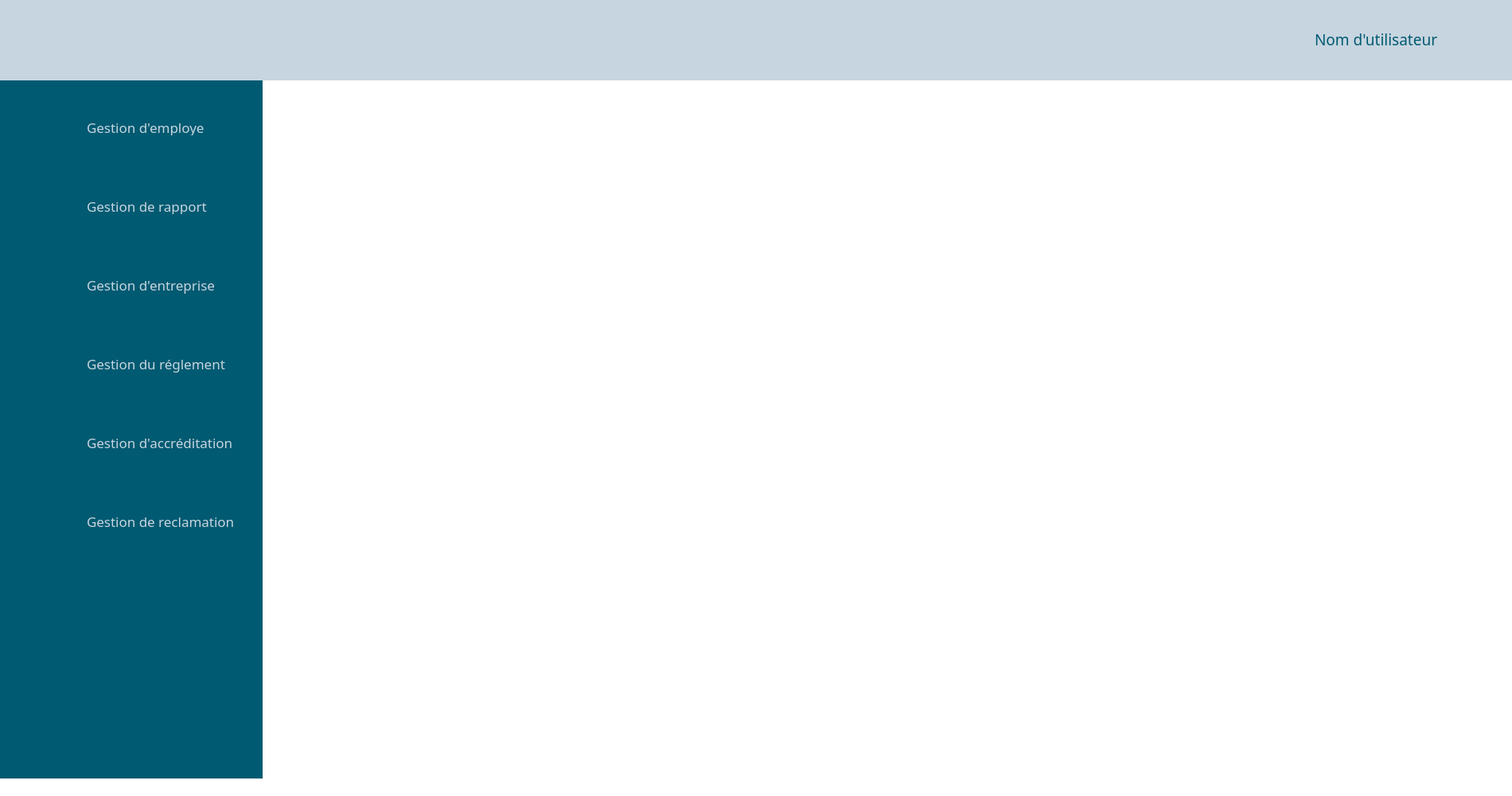
<?xml version="1.0" encoding="UTF-8"?>
<ui version="4.0">
 <class>Gestion_Rapport</class>
 <widget class="QMainWindow" name="Gestion_Rapport">
  <property name="geometry">
   <rect>
    <x>0</x>
    <y>0</y>
    <width>1900</width>
    <height>1000</height>
   </rect>
  </property>
  <property name="font">
   <font>
    <family>Arial Rounded MT Bold</family>
   </font>
  </property>
  <property name="windowTitle">
   <string>Gestion_Rapport</string>
  </property>
  <property name="styleSheet">
   <string notr="true">background-color: rgb(255, 255, 255);</string>
  </property>
  <widget class="QWidget" name="centralwidget">
   <widget class="QWidget" name="widget" native="true">
    <property name="geometry">
     <rect>
      <x>-11</x>
      <y>0</y>
      <width>341</width>
      <height>1021</height>
     </rect>
    </property>
    <property name="styleSheet">
     <string notr="true">background-color: rgb(0, 90, 113);</string>
    </property>
    <widget class="QLabel" name="label_4">
     <property name="geometry">
      <rect>
       <x>25</x>
       <y>530</y>
       <width>61</width>
       <height>51</height>
      </rect>
     </property>
     <property name="toolTipDuration">
      <number>-1</number>
     </property>
     <property name="text">
      <string/>
     </property>
     <property name="pixmap">
      <pixmap resource="images.qrc">:/new/prefix1/icon accreditation.png</pixmap>
     </property>
     <property name="scaledContents">
      <bool>true</bool>
     </property>
    </widget>
    <widget class="QLabel" name="label_6">
     <property name="geometry">
      <rect>
       <x>30</x>
       <y>438</y>
       <width>51</width>
       <height>41</height>
      </rect>
     </property>
     <property name="text">
      <string/>
     </property>
     <property name="pixmap">
      <pixmap resource="images.qrc">:/new/prefix1/icon reglement.png</pixmap>
     </property>
     <property name="scaledContents">
      <bool>true</bool>
     </property>
    </widget>
    <widget class="QLabel" name="label_2">
     <property name="geometry">
      <rect>
       <x>30</x>
       <y>338</y>
       <width>47</width>
       <height>41</height>
      </rect>
     </property>
     <property name="text">
      <string/>
     </property>
     <property name="pixmap">
      <pixmap resource="images.qrc">:/new/prefix1/icon entreprise.png</pixmap>
     </property>
     <property name="scaledContents">
      <bool>true</bool>
     </property>
    </widget>
    <widget class="QLabel" name="label_8">
     <property name="geometry">
      <rect>
       <x>30</x>
       <y>240</y>
       <width>47</width>
       <height>41</height>
      </rect>
     </property>
     <property name="text">
      <string/>
     </property>
     <property name="pixmap">
      <pixmap resource="images.qrc">:/new/prefix1/icon rapport.png</pixmap>
     </property>
     <property name="scaledContents">
      <bool>true</bool>
     </property>
    </widget>
    <widget class="QLabel" name="label_10">
     <property name="geometry">
      <rect>
       <x>35</x>
       <y>140</y>
       <width>47</width>
       <height>41</height>
      </rect>
     </property>
     <property name="text">
      <string/>
     </property>
     <property name="pixmap">
      <pixmap resource="images.qrc">:/new/prefix1/icon emolyee.png</pixmap>
     </property>
     <property name="scaledContents">
      <bool>true</bool>
     </property>
    </widget>
    <widget class="QLabel" name="label_5">
     <property name="geometry">
      <rect>
       <x>33</x>
       <y>636</y>
       <width>41</width>
       <height>41</height>
      </rect>
     </property>
     <property name="text">
      <string/>
     </property>
     <property name="pixmap">
      <pixmap resource="images.qrc">:/new/prefix1/icon reclamation.png</pixmap>
     </property>
     <property name="scaledContents">
      <bool>true</bool>
     </property>
    </widget>
    <widget class="QLabel" name="label_9">
     <property name="geometry">
      <rect>
       <x>120</x>
       <y>150</y>
       <width>153</width>
       <height>20</height>
      </rect>
     </property>
     <property name="palette">
      <palette>
       <active>
        <colorrole role="WindowText">
         <brush brushstyle="SolidPattern">
          <color alpha="255">
           <red>199</red>
           <green>213</green>
           <blue>224</blue>
          </color>
         </brush>
        </colorrole>
        <colorrole role="Button">
         <brush brushstyle="SolidPattern">
          <color alpha="255">
           <red>0</red>
           <green>90</green>
           <blue>113</blue>
          </color>
         </brush>
        </colorrole>
        <colorrole role="Text">
         <brush brushstyle="SolidPattern">
          <color alpha="255">
           <red>199</red>
           <green>213</green>
           <blue>224</blue>
          </color>
         </brush>
        </colorrole>
        <colorrole role="ButtonText">
         <brush brushstyle="SolidPattern">
          <color alpha="255">
           <red>199</red>
           <green>213</green>
           <blue>224</blue>
          </color>
         </brush>
        </colorrole>
        <colorrole role="Base">
         <brush brushstyle="SolidPattern">
          <color alpha="255">
           <red>0</red>
           <green>90</green>
           <blue>113</blue>
          </color>
         </brush>
        </colorrole>
        <colorrole role="Window">
         <brush brushstyle="SolidPattern">
          <color alpha="255">
           <red>0</red>
           <green>90</green>
           <blue>113</blue>
          </color>
         </brush>
        </colorrole>
        <colorrole role="PlaceholderText">
         <brush brushstyle="NoBrush">
          <color alpha="128">
           <red>199</red>
           <green>213</green>
           <blue>224</blue>
          </color>
         </brush>
        </colorrole>
       </active>
       <inactive>
        <colorrole role="WindowText">
         <brush brushstyle="SolidPattern">
          <color alpha="255">
           <red>199</red>
           <green>213</green>
           <blue>224</blue>
          </color>
         </brush>
        </colorrole>
        <colorrole role="Button">
         <brush brushstyle="SolidPattern">
          <color alpha="255">
           <red>0</red>
           <green>90</green>
           <blue>113</blue>
          </color>
         </brush>
        </colorrole>
        <colorrole role="Text">
         <brush brushstyle="SolidPattern">
          <color alpha="255">
           <red>199</red>
           <green>213</green>
           <blue>224</blue>
          </color>
         </brush>
        </colorrole>
        <colorrole role="ButtonText">
         <brush brushstyle="SolidPattern">
          <color alpha="255">
           <red>199</red>
           <green>213</green>
           <blue>224</blue>
          </color>
         </brush>
        </colorrole>
        <colorrole role="Base">
         <brush brushstyle="SolidPattern">
          <color alpha="255">
           <red>0</red>
           <green>90</green>
           <blue>113</blue>
          </color>
         </brush>
        </colorrole>
        <colorrole role="Window">
         <brush brushstyle="SolidPattern">
          <color alpha="255">
           <red>0</red>
           <green>90</green>
           <blue>113</blue>
          </color>
         </brush>
        </colorrole>
        <colorrole role="PlaceholderText">
         <brush brushstyle="NoBrush">
          <color alpha="128">
           <red>199</red>
           <green>213</green>
           <blue>224</blue>
          </color>
         </brush>
        </colorrole>
       </inactive>
       <disabled>
        <colorrole role="WindowText">
         <brush brushstyle="SolidPattern">
          <color alpha="255">
           <red>199</red>
           <green>213</green>
           <blue>224</blue>
          </color>
         </brush>
        </colorrole>
        <colorrole role="Button">
         <brush brushstyle="SolidPattern">
          <color alpha="255">
           <red>0</red>
           <green>90</green>
           <blue>113</blue>
          </color>
         </brush>
        </colorrole>
        <colorrole role="Text">
         <brush brushstyle="SolidPattern">
          <color alpha="255">
           <red>199</red>
           <green>213</green>
           <blue>224</blue>
          </color>
         </brush>
        </colorrole>
        <colorrole role="ButtonText">
         <brush brushstyle="SolidPattern">
          <color alpha="255">
           <red>199</red>
           <green>213</green>
           <blue>224</blue>
          </color>
         </brush>
        </colorrole>
        <colorrole role="Base">
         <brush brushstyle="SolidPattern">
          <color alpha="255">
           <red>0</red>
           <green>90</green>
           <blue>113</blue>
          </color>
         </brush>
        </colorrole>
        <colorrole role="Window">
         <brush brushstyle="SolidPattern">
          <color alpha="255">
           <red>0</red>
           <green>90</green>
           <blue>113</blue>
          </color>
         </brush>
        </colorrole>
        <colorrole role="PlaceholderText">
         <brush brushstyle="NoBrush">
          <color alpha="128">
           <red>199</red>
           <green>213</green>
           <blue>224</blue>
          </color>
         </brush>
        </colorrole>
       </disabled>
      </palette>
     </property>
     <property name="font">
      <font>
       <family>Arial Rounded MT Bold</family>
       <pointsize>13</pointsize>
      </font>
     </property>
     <property name="styleSheet">
      <string notr="true">color: rgb(199, 213, 224);</string>
     </property>
     <property name="text">
      <string>Gestion d'employe</string>
     </property>
    </widget>
    <widget class="QLabel" name="label_11">
     <property name="geometry">
      <rect>
       <x>120</x>
       <y>248</y>
       <width>181</width>
       <height>21</height>
      </rect>
     </property>
     <property name="palette">
      <palette>
       <active>
        <colorrole role="WindowText">
         <brush brushstyle="SolidPattern">
          <color alpha="255">
           <red>199</red>
           <green>213</green>
           <blue>224</blue>
          </color>
         </brush>
        </colorrole>
        <colorrole role="Button">
         <brush brushstyle="SolidPattern">
          <color alpha="255">
           <red>0</red>
           <green>90</green>
           <blue>113</blue>
          </color>
         </brush>
        </colorrole>
        <colorrole role="Text">
         <brush brushstyle="SolidPattern">
          <color alpha="255">
           <red>199</red>
           <green>213</green>
           <blue>224</blue>
          </color>
         </brush>
        </colorrole>
        <colorrole role="ButtonText">
         <brush brushstyle="SolidPattern">
          <color alpha="255">
           <red>199</red>
           <green>213</green>
           <blue>224</blue>
          </color>
         </brush>
        </colorrole>
        <colorrole role="Base">
         <brush brushstyle="SolidPattern">
          <color alpha="255">
           <red>0</red>
           <green>90</green>
           <blue>113</blue>
          </color>
         </brush>
        </colorrole>
        <colorrole role="Window">
         <brush brushstyle="SolidPattern">
          <color alpha="255">
           <red>0</red>
           <green>90</green>
           <blue>113</blue>
          </color>
         </brush>
        </colorrole>
        <colorrole role="PlaceholderText">
         <brush brushstyle="NoBrush">
          <color alpha="128">
           <red>199</red>
           <green>213</green>
           <blue>224</blue>
          </color>
         </brush>
        </colorrole>
       </active>
       <inactive>
        <colorrole role="WindowText">
         <brush brushstyle="SolidPattern">
          <color alpha="255">
           <red>199</red>
           <green>213</green>
           <blue>224</blue>
          </color>
         </brush>
        </colorrole>
        <colorrole role="Button">
         <brush brushstyle="SolidPattern">
          <color alpha="255">
           <red>0</red>
           <green>90</green>
           <blue>113</blue>
          </color>
         </brush>
        </colorrole>
        <colorrole role="Text">
         <brush brushstyle="SolidPattern">
          <color alpha="255">
           <red>199</red>
           <green>213</green>
           <blue>224</blue>
          </color>
         </brush>
        </colorrole>
        <colorrole role="ButtonText">
         <brush brushstyle="SolidPattern">
          <color alpha="255">
           <red>199</red>
           <green>213</green>
           <blue>224</blue>
          </color>
         </brush>
        </colorrole>
        <colorrole role="Base">
         <brush brushstyle="SolidPattern">
          <color alpha="255">
           <red>0</red>
           <green>90</green>
           <blue>113</blue>
          </color>
         </brush>
        </colorrole>
        <colorrole role="Window">
         <brush brushstyle="SolidPattern">
          <color alpha="255">
           <red>0</red>
           <green>90</green>
           <blue>113</blue>
          </color>
         </brush>
        </colorrole>
        <colorrole role="PlaceholderText">
         <brush brushstyle="NoBrush">
          <color alpha="128">
           <red>199</red>
           <green>213</green>
           <blue>224</blue>
          </color>
         </brush>
        </colorrole>
       </inactive>
       <disabled>
        <colorrole role="WindowText">
         <brush brushstyle="SolidPattern">
          <color alpha="255">
           <red>199</red>
           <green>213</green>
           <blue>224</blue>
          </color>
         </brush>
        </colorrole>
        <colorrole role="Button">
         <brush brushstyle="SolidPattern">
          <color alpha="255">
           <red>0</red>
           <green>90</green>
           <blue>113</blue>
          </color>
         </brush>
        </colorrole>
        <colorrole role="Text">
         <brush brushstyle="SolidPattern">
          <color alpha="255">
           <red>199</red>
           <green>213</green>
           <blue>224</blue>
          </color>
         </brush>
        </colorrole>
        <colorrole role="ButtonText">
         <brush brushstyle="SolidPattern">
          <color alpha="255">
           <red>199</red>
           <green>213</green>
           <blue>224</blue>
          </color>
         </brush>
        </colorrole>
        <colorrole role="Base">
         <brush brushstyle="SolidPattern">
          <color alpha="255">
           <red>0</red>
           <green>90</green>
           <blue>113</blue>
          </color>
         </brush>
        </colorrole>
        <colorrole role="Window">
         <brush brushstyle="SolidPattern">
          <color alpha="255">
           <red>0</red>
           <green>90</green>
           <blue>113</blue>
          </color>
         </brush>
        </colorrole>
        <colorrole role="PlaceholderText">
         <brush brushstyle="NoBrush">
          <color alpha="128">
           <red>199</red>
           <green>213</green>
           <blue>224</blue>
          </color>
         </brush>
        </colorrole>
       </disabled>
      </palette>
     </property>
     <property name="font">
      <font>
       <family>Arial Rounded MT Bold</family>
       <pointsize>13</pointsize>
      </font>
     </property>
     <property name="styleSheet">
      <string notr="true">color: rgb(199, 213, 224);</string>
     </property>
     <property name="text">
      <string>Gestion de rapport</string>
     </property>
    </widget>
    <widget class="QLabel" name="label_12">
     <property name="geometry">
      <rect>
       <x>120</x>
       <y>337</y>
       <width>201</width>
       <height>41</height>
      </rect>
     </property>
     <property name="palette">
      <palette>
       <active>
        <colorrole role="WindowText">
         <brush brushstyle="SolidPattern">
          <color alpha="255">
           <red>199</red>
           <green>213</green>
           <blue>224</blue>
          </color>
         </brush>
        </colorrole>
        <colorrole role="Button">
         <brush brushstyle="SolidPattern">
          <color alpha="255">
           <red>0</red>
           <green>90</green>
           <blue>113</blue>
          </color>
         </brush>
        </colorrole>
        <colorrole role="Text">
         <brush brushstyle="SolidPattern">
          <color alpha="255">
           <red>199</red>
           <green>213</green>
           <blue>224</blue>
          </color>
         </brush>
        </colorrole>
        <colorrole role="ButtonText">
         <brush brushstyle="SolidPattern">
          <color alpha="255">
           <red>199</red>
           <green>213</green>
           <blue>224</blue>
          </color>
         </brush>
        </colorrole>
        <colorrole role="Base">
         <brush brushstyle="SolidPattern">
          <color alpha="255">
           <red>0</red>
           <green>90</green>
           <blue>113</blue>
          </color>
         </brush>
        </colorrole>
        <colorrole role="Window">
         <brush brushstyle="SolidPattern">
          <color alpha="255">
           <red>0</red>
           <green>90</green>
           <blue>113</blue>
          </color>
         </brush>
        </colorrole>
        <colorrole role="PlaceholderText">
         <brush brushstyle="NoBrush">
          <color alpha="128">
           <red>199</red>
           <green>213</green>
           <blue>224</blue>
          </color>
         </brush>
        </colorrole>
       </active>
       <inactive>
        <colorrole role="WindowText">
         <brush brushstyle="SolidPattern">
          <color alpha="255">
           <red>199</red>
           <green>213</green>
           <blue>224</blue>
          </color>
         </brush>
        </colorrole>
        <colorrole role="Button">
         <brush brushstyle="SolidPattern">
          <color alpha="255">
           <red>0</red>
           <green>90</green>
           <blue>113</blue>
          </color>
         </brush>
        </colorrole>
        <colorrole role="Text">
         <brush brushstyle="SolidPattern">
          <color alpha="255">
           <red>199</red>
           <green>213</green>
           <blue>224</blue>
          </color>
         </brush>
        </colorrole>
        <colorrole role="ButtonText">
         <brush brushstyle="SolidPattern">
          <color alpha="255">
           <red>199</red>
           <green>213</green>
           <blue>224</blue>
          </color>
         </brush>
        </colorrole>
        <colorrole role="Base">
         <brush brushstyle="SolidPattern">
          <color alpha="255">
           <red>0</red>
           <green>90</green>
           <blue>113</blue>
          </color>
         </brush>
        </colorrole>
        <colorrole role="Window">
         <brush brushstyle="SolidPattern">
          <color alpha="255">
           <red>0</red>
           <green>90</green>
           <blue>113</blue>
          </color>
         </brush>
        </colorrole>
        <colorrole role="PlaceholderText">
         <brush brushstyle="NoBrush">
          <color alpha="128">
           <red>199</red>
           <green>213</green>
           <blue>224</blue>
          </color>
         </brush>
        </colorrole>
       </inactive>
       <disabled>
        <colorrole role="WindowText">
         <brush brushstyle="SolidPattern">
          <color alpha="255">
           <red>199</red>
           <green>213</green>
           <blue>224</blue>
          </color>
         </brush>
        </colorrole>
        <colorrole role="Button">
         <brush brushstyle="SolidPattern">
          <color alpha="255">
           <red>0</red>
           <green>90</green>
           <blue>113</blue>
          </color>
         </brush>
        </colorrole>
        <colorrole role="Text">
         <brush brushstyle="SolidPattern">
          <color alpha="255">
           <red>199</red>
           <green>213</green>
           <blue>224</blue>
          </color>
         </brush>
        </colorrole>
        <colorrole role="ButtonText">
         <brush brushstyle="SolidPattern">
          <color alpha="255">
           <red>199</red>
           <green>213</green>
           <blue>224</blue>
          </color>
         </brush>
        </colorrole>
        <colorrole role="Base">
         <brush brushstyle="SolidPattern">
          <color alpha="255">
           <red>0</red>
           <green>90</green>
           <blue>113</blue>
          </color>
         </brush>
        </colorrole>
        <colorrole role="Window">
         <brush brushstyle="SolidPattern">
          <color alpha="255">
           <red>0</red>
           <green>90</green>
           <blue>113</blue>
          </color>
         </brush>
        </colorrole>
        <colorrole role="PlaceholderText">
         <brush brushstyle="NoBrush">
          <color alpha="128">
           <red>199</red>
           <green>213</green>
           <blue>224</blue>
          </color>
         </brush>
        </colorrole>
       </disabled>
      </palette>
     </property>
     <property name="font">
      <font>
       <family>Arial Rounded MT Bold</family>
       <pointsize>13</pointsize>
      </font>
     </property>
     <property name="styleSheet">
      <string notr="true">color: rgb(199, 213, 224);</string>
     </property>
     <property name="text">
      <string>Gestion d'entreprise</string>
     </property>
    </widget>
    <widget class="QLabel" name="label_13">
     <property name="geometry">
      <rect>
       <x>120</x>
       <y>436</y>
       <width>201</width>
       <height>41</height>
      </rect>
     </property>
     <property name="palette">
      <palette>
       <active>
        <colorrole role="WindowText">
         <brush brushstyle="SolidPattern">
          <color alpha="255">
           <red>199</red>
           <green>213</green>
           <blue>224</blue>
          </color>
         </brush>
        </colorrole>
        <colorrole role="Button">
         <brush brushstyle="SolidPattern">
          <color alpha="255">
           <red>0</red>
           <green>90</green>
           <blue>113</blue>
          </color>
         </brush>
        </colorrole>
        <colorrole role="Text">
         <brush brushstyle="SolidPattern">
          <color alpha="255">
           <red>199</red>
           <green>213</green>
           <blue>224</blue>
          </color>
         </brush>
        </colorrole>
        <colorrole role="ButtonText">
         <brush brushstyle="SolidPattern">
          <color alpha="255">
           <red>199</red>
           <green>213</green>
           <blue>224</blue>
          </color>
         </brush>
        </colorrole>
        <colorrole role="Base">
         <brush brushstyle="SolidPattern">
          <color alpha="255">
           <red>0</red>
           <green>90</green>
           <blue>113</blue>
          </color>
         </brush>
        </colorrole>
        <colorrole role="Window">
         <brush brushstyle="SolidPattern">
          <color alpha="255">
           <red>0</red>
           <green>90</green>
           <blue>113</blue>
          </color>
         </brush>
        </colorrole>
        <colorrole role="PlaceholderText">
         <brush brushstyle="NoBrush">
          <color alpha="128">
           <red>199</red>
           <green>213</green>
           <blue>224</blue>
          </color>
         </brush>
        </colorrole>
       </active>
       <inactive>
        <colorrole role="WindowText">
         <brush brushstyle="SolidPattern">
          <color alpha="255">
           <red>199</red>
           <green>213</green>
           <blue>224</blue>
          </color>
         </brush>
        </colorrole>
        <colorrole role="Button">
         <brush brushstyle="SolidPattern">
          <color alpha="255">
           <red>0</red>
           <green>90</green>
           <blue>113</blue>
          </color>
         </brush>
        </colorrole>
        <colorrole role="Text">
         <brush brushstyle="SolidPattern">
          <color alpha="255">
           <red>199</red>
           <green>213</green>
           <blue>224</blue>
          </color>
         </brush>
        </colorrole>
        <colorrole role="ButtonText">
         <brush brushstyle="SolidPattern">
          <color alpha="255">
           <red>199</red>
           <green>213</green>
           <blue>224</blue>
          </color>
         </brush>
        </colorrole>
        <colorrole role="Base">
         <brush brushstyle="SolidPattern">
          <color alpha="255">
           <red>0</red>
           <green>90</green>
           <blue>113</blue>
          </color>
         </brush>
        </colorrole>
        <colorrole role="Window">
         <brush brushstyle="SolidPattern">
          <color alpha="255">
           <red>0</red>
           <green>90</green>
           <blue>113</blue>
          </color>
         </brush>
        </colorrole>
        <colorrole role="PlaceholderText">
         <brush brushstyle="NoBrush">
          <color alpha="128">
           <red>199</red>
           <green>213</green>
           <blue>224</blue>
          </color>
         </brush>
        </colorrole>
       </inactive>
       <disabled>
        <colorrole role="WindowText">
         <brush brushstyle="SolidPattern">
          <color alpha="255">
           <red>199</red>
           <green>213</green>
           <blue>224</blue>
          </color>
         </brush>
        </colorrole>
        <colorrole role="Button">
         <brush brushstyle="SolidPattern">
          <color alpha="255">
           <red>0</red>
           <green>90</green>
           <blue>113</blue>
          </color>
         </brush>
        </colorrole>
        <colorrole role="Text">
         <brush brushstyle="SolidPattern">
          <color alpha="255">
           <red>199</red>
           <green>213</green>
           <blue>224</blue>
          </color>
         </brush>
        </colorrole>
        <colorrole role="ButtonText">
         <brush brushstyle="SolidPattern">
          <color alpha="255">
           <red>199</red>
           <green>213</green>
           <blue>224</blue>
          </color>
         </brush>
        </colorrole>
        <colorrole role="Base">
         <brush brushstyle="SolidPattern">
          <color alpha="255">
           <red>0</red>
           <green>90</green>
           <blue>113</blue>
          </color>
         </brush>
        </colorrole>
        <colorrole role="Window">
         <brush brushstyle="SolidPattern">
          <color alpha="255">
           <red>0</red>
           <green>90</green>
           <blue>113</blue>
          </color>
         </brush>
        </colorrole>
        <colorrole role="PlaceholderText">
         <brush brushstyle="NoBrush">
          <color alpha="128">
           <red>199</red>
           <green>213</green>
           <blue>224</blue>
          </color>
         </brush>
        </colorrole>
       </disabled>
      </palette>
     </property>
     <property name="font">
      <font>
       <family>Arial Rounded MT Bold</family>
       <pointsize>13</pointsize>
      </font>
     </property>
     <property name="styleSheet">
      <string notr="true">color: rgb(199, 213, 224);</string>
     </property>
     <property name="text">
      <string>Gestion du réglement</string>
     </property>
    </widget>
    <widget class="QLabel" name="label_14">
     <property name="geometry">
      <rect>
       <x>120</x>
       <y>535</y>
       <width>201</width>
       <height>41</height>
      </rect>
     </property>
     <property name="palette">
      <palette>
       <active>
        <colorrole role="WindowText">
         <brush brushstyle="SolidPattern">
          <color alpha="255">
           <red>199</red>
           <green>213</green>
           <blue>224</blue>
          </color>
         </brush>
        </colorrole>
        <colorrole role="Button">
         <brush brushstyle="SolidPattern">
          <color alpha="255">
           <red>0</red>
           <green>90</green>
           <blue>113</blue>
          </color>
         </brush>
        </colorrole>
        <colorrole role="Text">
         <brush brushstyle="SolidPattern">
          <color alpha="255">
           <red>199</red>
           <green>213</green>
           <blue>224</blue>
          </color>
         </brush>
        </colorrole>
        <colorrole role="ButtonText">
         <brush brushstyle="SolidPattern">
          <color alpha="255">
           <red>199</red>
           <green>213</green>
           <blue>224</blue>
          </color>
         </brush>
        </colorrole>
        <colorrole role="Base">
         <brush brushstyle="SolidPattern">
          <color alpha="255">
           <red>0</red>
           <green>90</green>
           <blue>113</blue>
          </color>
         </brush>
        </colorrole>
        <colorrole role="Window">
         <brush brushstyle="SolidPattern">
          <color alpha="255">
           <red>0</red>
           <green>90</green>
           <blue>113</blue>
          </color>
         </brush>
        </colorrole>
        <colorrole role="PlaceholderText">
         <brush brushstyle="NoBrush">
          <color alpha="128">
           <red>199</red>
           <green>213</green>
           <blue>224</blue>
          </color>
         </brush>
        </colorrole>
       </active>
       <inactive>
        <colorrole role="WindowText">
         <brush brushstyle="SolidPattern">
          <color alpha="255">
           <red>199</red>
           <green>213</green>
           <blue>224</blue>
          </color>
         </brush>
        </colorrole>
        <colorrole role="Button">
         <brush brushstyle="SolidPattern">
          <color alpha="255">
           <red>0</red>
           <green>90</green>
           <blue>113</blue>
          </color>
         </brush>
        </colorrole>
        <colorrole role="Text">
         <brush brushstyle="SolidPattern">
          <color alpha="255">
           <red>199</red>
           <green>213</green>
           <blue>224</blue>
          </color>
         </brush>
        </colorrole>
        <colorrole role="ButtonText">
         <brush brushstyle="SolidPattern">
          <color alpha="255">
           <red>199</red>
           <green>213</green>
           <blue>224</blue>
          </color>
         </brush>
        </colorrole>
        <colorrole role="Base">
         <brush brushstyle="SolidPattern">
          <color alpha="255">
           <red>0</red>
           <green>90</green>
           <blue>113</blue>
          </color>
         </brush>
        </colorrole>
        <colorrole role="Window">
         <brush brushstyle="SolidPattern">
          <color alpha="255">
           <red>0</red>
           <green>90</green>
           <blue>113</blue>
          </color>
         </brush>
        </colorrole>
        <colorrole role="PlaceholderText">
         <brush brushstyle="NoBrush">
          <color alpha="128">
           <red>199</red>
           <green>213</green>
           <blue>224</blue>
          </color>
         </brush>
        </colorrole>
       </inactive>
       <disabled>
        <colorrole role="WindowText">
         <brush brushstyle="SolidPattern">
          <color alpha="255">
           <red>199</red>
           <green>213</green>
           <blue>224</blue>
          </color>
         </brush>
        </colorrole>
        <colorrole role="Button">
         <brush brushstyle="SolidPattern">
          <color alpha="255">
           <red>0</red>
           <green>90</green>
           <blue>113</blue>
          </color>
         </brush>
        </colorrole>
        <colorrole role="Text">
         <brush brushstyle="SolidPattern">
          <color alpha="255">
           <red>199</red>
           <green>213</green>
           <blue>224</blue>
          </color>
         </brush>
        </colorrole>
        <colorrole role="ButtonText">
         <brush brushstyle="SolidPattern">
          <color alpha="255">
           <red>199</red>
           <green>213</green>
           <blue>224</blue>
          </color>
         </brush>
        </colorrole>
        <colorrole role="Base">
         <brush brushstyle="SolidPattern">
          <color alpha="255">
           <red>0</red>
           <green>90</green>
           <blue>113</blue>
          </color>
         </brush>
        </colorrole>
        <colorrole role="Window">
         <brush brushstyle="SolidPattern">
          <color alpha="255">
           <red>0</red>
           <green>90</green>
           <blue>113</blue>
          </color>
         </brush>
        </colorrole>
        <colorrole role="PlaceholderText">
         <brush brushstyle="NoBrush">
          <color alpha="128">
           <red>199</red>
           <green>213</green>
           <blue>224</blue>
          </color>
         </brush>
        </colorrole>
       </disabled>
      </palette>
     </property>
     <property name="font">
      <font>
       <family>Arial Rounded MT Bold</family>
       <pointsize>13</pointsize>
      </font>
     </property>
     <property name="styleSheet">
      <string notr="true">color: rgb(199, 213, 224);</string>
     </property>
     <property name="text">
      <string>Gestion d'accréditation</string>
     </property>
    </widget>
    <widget class="QLabel" name="label_15">
     <property name="geometry">
      <rect>
       <x>120</x>
       <y>634</y>
       <width>201</width>
       <height>41</height>
      </rect>
     </property>
     <property name="palette">
      <palette>
       <active>
        <colorrole role="WindowText">
         <brush brushstyle="SolidPattern">
          <color alpha="255">
           <red>199</red>
           <green>213</green>
           <blue>224</blue>
          </color>
         </brush>
        </colorrole>
        <colorrole role="Button">
         <brush brushstyle="SolidPattern">
          <color alpha="255">
           <red>0</red>
           <green>90</green>
           <blue>113</blue>
          </color>
         </brush>
        </colorrole>
        <colorrole role="Text">
         <brush brushstyle="SolidPattern">
          <color alpha="255">
           <red>199</red>
           <green>213</green>
           <blue>224</blue>
          </color>
         </brush>
        </colorrole>
        <colorrole role="ButtonText">
         <brush brushstyle="SolidPattern">
          <color alpha="255">
           <red>199</red>
           <green>213</green>
           <blue>224</blue>
          </color>
         </brush>
        </colorrole>
        <colorrole role="Base">
         <brush brushstyle="SolidPattern">
          <color alpha="255">
           <red>0</red>
           <green>90</green>
           <blue>113</blue>
          </color>
         </brush>
        </colorrole>
        <colorrole role="Window">
         <brush brushstyle="SolidPattern">
          <color alpha="255">
           <red>0</red>
           <green>90</green>
           <blue>113</blue>
          </color>
         </brush>
        </colorrole>
        <colorrole role="PlaceholderText">
         <brush brushstyle="NoBrush">
          <color alpha="128">
           <red>199</red>
           <green>213</green>
           <blue>224</blue>
          </color>
         </brush>
        </colorrole>
       </active>
       <inactive>
        <colorrole role="WindowText">
         <brush brushstyle="SolidPattern">
          <color alpha="255">
           <red>199</red>
           <green>213</green>
           <blue>224</blue>
          </color>
         </brush>
        </colorrole>
        <colorrole role="Button">
         <brush brushstyle="SolidPattern">
          <color alpha="255">
           <red>0</red>
           <green>90</green>
           <blue>113</blue>
          </color>
         </brush>
        </colorrole>
        <colorrole role="Text">
         <brush brushstyle="SolidPattern">
          <color alpha="255">
           <red>199</red>
           <green>213</green>
           <blue>224</blue>
          </color>
         </brush>
        </colorrole>
        <colorrole role="ButtonText">
         <brush brushstyle="SolidPattern">
          <color alpha="255">
           <red>199</red>
           <green>213</green>
           <blue>224</blue>
          </color>
         </brush>
        </colorrole>
        <colorrole role="Base">
         <brush brushstyle="SolidPattern">
          <color alpha="255">
           <red>0</red>
           <green>90</green>
           <blue>113</blue>
          </color>
         </brush>
        </colorrole>
        <colorrole role="Window">
         <brush brushstyle="SolidPattern">
          <color alpha="255">
           <red>0</red>
           <green>90</green>
           <blue>113</blue>
          </color>
         </brush>
        </colorrole>
        <colorrole role="PlaceholderText">
         <brush brushstyle="NoBrush">
          <color alpha="128">
           <red>199</red>
           <green>213</green>
           <blue>224</blue>
          </color>
         </brush>
        </colorrole>
       </inactive>
       <disabled>
        <colorrole role="WindowText">
         <brush brushstyle="SolidPattern">
          <color alpha="255">
           <red>199</red>
           <green>213</green>
           <blue>224</blue>
          </color>
         </brush>
        </colorrole>
        <colorrole role="Button">
         <brush brushstyle="SolidPattern">
          <color alpha="255">
           <red>0</red>
           <green>90</green>
           <blue>113</blue>
          </color>
         </brush>
        </colorrole>
        <colorrole role="Text">
         <brush brushstyle="SolidPattern">
          <color alpha="255">
           <red>199</red>
           <green>213</green>
           <blue>224</blue>
          </color>
         </brush>
        </colorrole>
        <colorrole role="ButtonText">
         <brush brushstyle="SolidPattern">
          <color alpha="255">
           <red>199</red>
           <green>213</green>
           <blue>224</blue>
          </color>
         </brush>
        </colorrole>
        <colorrole role="Base">
         <brush brushstyle="SolidPattern">
          <color alpha="255">
           <red>0</red>
           <green>90</green>
           <blue>113</blue>
          </color>
         </brush>
        </colorrole>
        <colorrole role="Window">
         <brush brushstyle="SolidPattern">
          <color alpha="255">
           <red>0</red>
           <green>90</green>
           <blue>113</blue>
          </color>
         </brush>
        </colorrole>
        <colorrole role="PlaceholderText">
         <brush brushstyle="NoBrush">
          <color alpha="128">
           <red>199</red>
           <green>213</green>
           <blue>224</blue>
          </color>
         </brush>
        </colorrole>
       </disabled>
      </palette>
     </property>
     <property name="font">
      <font>
       <family>Arial Rounded MT Bold</family>
       <pointsize>13</pointsize>
      </font>
     </property>
     <property name="styleSheet">
      <string notr="true">color: rgb(199, 213, 224);</string>
     </property>
     <property name="text">
      <string>Gestion de reclamation</string>
     </property>
    </widget>
    <zorder>label_10</zorder>
    <zorder>label_8</zorder>
    <zorder>label_2</zorder>
    <zorder>label_6</zorder>
    <zorder>label_4</zorder>
    <zorder>label_5</zorder>
    <zorder>label_9</zorder>
    <zorder>label_11</zorder>
    <zorder>label_12</zorder>
    <zorder>label_13</zorder>
    <zorder>label_14</zorder>
    <zorder>label_15</zorder>
   </widget>
   <widget class="QWidget" name="widget_2" native="true">
    <property name="geometry">
     <rect>
      <x>-10</x>
      <y>0</y>
      <width>2011</width>
      <height>101</height>
     </rect>
    </property>
    <property name="styleSheet">
     <string notr="true">background-color: rgb(199, 213, 224);</string>
    </property>
    <widget class="QLabel" name="label">
     <property name="geometry">
      <rect>
       <x>160</x>
       <y>10</y>
       <width>211</width>
       <height>61</height>
      </rect>
     </property>
     <property name="text">
      <string/>
     </property>
     <property name="pixmap">
      <pixmap resource="images.qrc">:/new/prefix1/logo.png</pixmap>
     </property>
     <property name="scaledContents">
      <bool>true</bool>
     </property>
    </widget>
    <widget class="QLabel" name="label_7">
     <property name="geometry">
      <rect>
       <x>30</x>
       <y>25</y>
       <width>51</width>
       <height>51</height>
      </rect>
     </property>
     <property name="text">
      <string/>
     </property>
     <property name="pixmap">
      <pixmap resource="images.qrc">:/new/prefix1/icon menu.png</pixmap>
     </property>
     <property name="scaledContents">
      <bool>true</bool>
     </property>
    </widget>
    <widget class="QPushButton" name="pushButton">
     <property name="geometry">
      <rect>
       <x>1830</x>
       <y>25</y>
       <width>75</width>
       <height>51</height>
      </rect>
     </property>
     <property name="text">
      <string/>
     </property>
     <property name="icon">
      <iconset resource="images.qrc">
       <normaloff>:/new/prefix1/icon utilisateur.png</normaloff>:/new/prefix1/icon utilisateur.png</iconset>
     </property>
     <property name="iconSize">
      <size>
       <width>45</width>
       <height>45</height>
      </size>
     </property>
     <property name="flat">
      <bool>true</bool>
     </property>
    </widget>
    <widget class="QLineEdit" name="lineEdit">
     <property name="geometry">
      <rect>
       <x>1660</x>
       <y>24</y>
       <width>161</width>
       <height>51</height>
      </rect>
     </property>
     <property name="font">
      <font>
       <family>Arial Rounded MT Bold</family>
       <pointsize>14</pointsize>
      </font>
     </property>
     <property name="styleSheet">
      <string notr="true">color: rgb(0, 90, 113);</string>
     </property>
     <property name="text">
      <string>Nom d'utilisateur</string>
     </property>
     <property name="frame">
      <bool>false</bool>
     </property>
     <property name="readOnly">
      <bool>true</bool>
     </property>
     <property name="clearButtonEnabled">
      <bool>false</bool>
     </property>
    </widget>
   </widget>
  </widget>
  <widget class="QMenuBar" name="menubar">
   <property name="geometry">
    <rect>
     <x>0</x>
     <y>0</y>
     <width>1900</width>
     <height>22</height>
    </rect>
   </property>
  </widget>
  <widget class="QStatusBar" name="statusbar"/>
 </widget>
 <resources>
  <include location="images.qrc"/>
 </resources>
 <connections/>
</ui>
